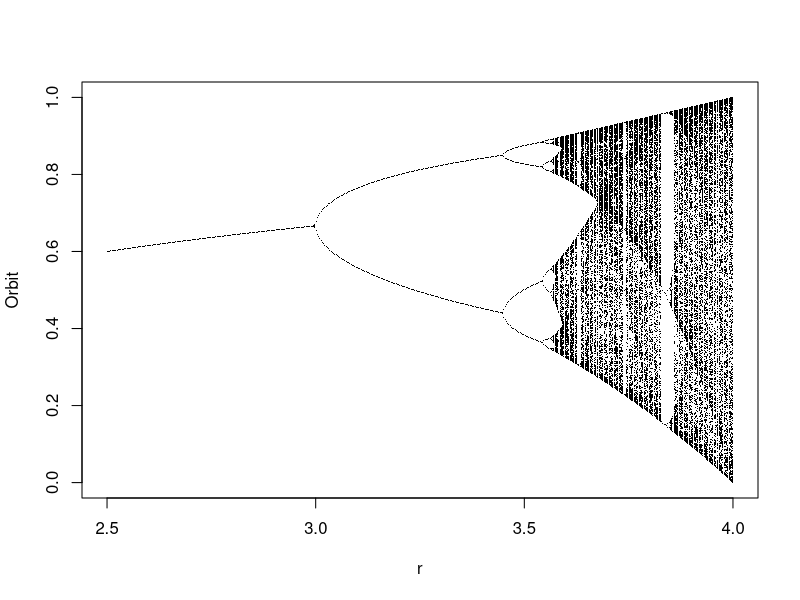
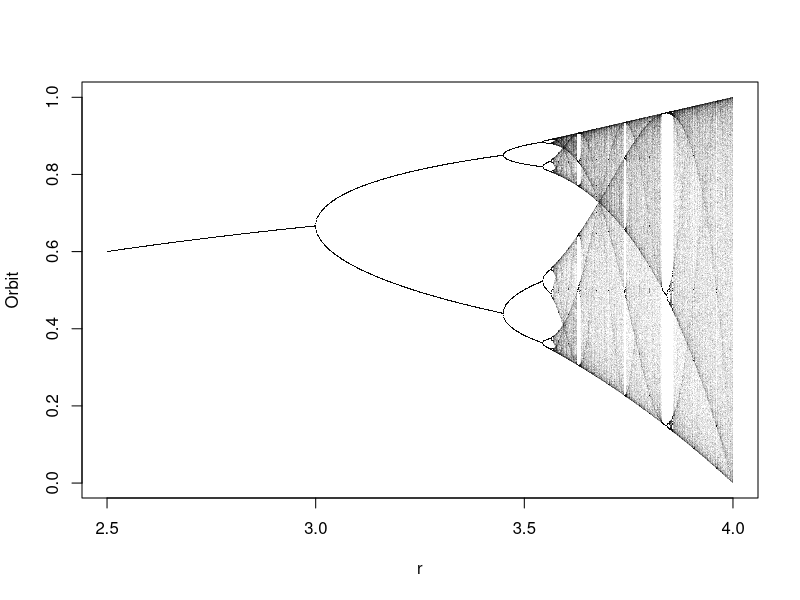

Write the R code that produced these figures, in order. (Note: this script raises an error after producing the figures.)
## ---- chunk 1
logistic.map <- function(r, x, N, M){
  ## r: bifurcation parameter
  ## x: initial value
  ## N: number of iteration
  ## M: number of iteration points to be returned
  z <- 1:N
  z[1] <- x
  for(i in c(1:(N-1))){
    z[i+1] <- r *z[i]  * (1 - z[i])
  }
  ## Return the last M iterations 
  z[c((N-M):N)]
}

## Set scanning range for bifurcation parameter r
my.r <- seq(2.5, 4, by=0.003)
system.time(Orbit <- sapply(my.r, logistic.map,  x=0.1, N=1000, M=300))
##   user  system elapsed (on a 2.4GHz Core2Duo)
##   2.910   0.018   2.919 

Orbit <- as.vector(Orbit)
r <- sort(rep(my.r, 301))

plot(Orbit ~ r, pch=".")
## ---- chunk 2
library(compiler) ## requires R >= 2.13.0
logistic.map <- cmpfun(logistic.map) # same function as above
my.r <- seq(2.5, 4, by=0.001)
N <- 2000; M <- 500; start.x <- 0.1
orbit <- sapply(my.r, logistic.map,  x=start.x, N=N, M=M)
Orbit <- as.vector(orbit)
r <- sort(rep(my.r, (M+1)))
plot(Orbit ~ r, pch=".", col=rgb(0,0,0,0.05))
## ---- chunk 3
## Solución propuesta en los apuntes
## Definiendo una función recursiva:

f < - function(n) {
if (n<=2) {
a <- 1
} else {
a <- f(n-1) + f(n-2)
}
return(a)
}

## Resultados para los primeros 20 números
for (i in 1:20) {
print(f(i))
}

## Mostrar el tiempo empleado en realizar f(20)
system.time( f(20) )
## En mi máquina el tiempo necesario es de apenas 0.22s

## Mostrar el tiempo empleado en realizar f(20)
system.time( f(30) )
## En mi máquina el tiempo necesario es de 27.30s

## Si el programa se imprementa de forma puramente recursiva, la ejecución
## será inviable conforme el número de la sucesión a calcular vaya aumentando.
## Una llamada debe esperar a que sus llamadas "hijas" terminen para sumar,
## pero las llamadas hijas tienen a su vez otras dos llamadas hijas cada una.
## El proceso genera un árbol enorme de llamadas que eventualmente satura
## la pila de la memoria, degradando el rendimiento de la máquina o incluso
## bloqueandola

## Solución propuesta
## Empleamos una función recursiva terminal que se llama a si misma, pero
## que no necesita esperar a que otra instancia termine de hacer cálculos.
## La función Fib recibe el número a calcular
## Si es mayor que 2, se pasa a una función f, que afortunadamente no
## sobreescribe a la f de los apuntes (ocultacion).
## La funcion f no necesita esperar a otras llamadas, pues tiene 3 parametros
## i == es el numero de quien calculamos fib
## j == es el fib de i-1
## k == es el fib de i-2
## Los resultados se van pasando de una iteración a la siguiente, no acarreando
## llamadas que los vuelvan a calcular. Tampoco hace llamadas duplicadas.
## En lugar de calcular el Fib de n y hacer llamadas para el Fib de los numeros
## anteriores a n, empezamos desde el 3 y vamos aumentando i
## Esto simula como calcularía una persona el Fibonacci con lápiz y papel

Fib <- function (n){
if (n<=2) {
resultado <- 1
} else {
i <- 2; j <- 1; k <- 0;
f <- function (i,j,k){
if (i == n){
return (j+k)
} else {
return (f(i+1,j+k,j))
}
}
resultado <- f(i,j,k)
}
return (resultado)
}

## El tiempo empleado en calcular Fib(20) y Fib(30)
system.time(Fib(20))
system.time(Fib(30))
## En ambos casos, el tiempo necesario fue 0.00s

## Complejidad de cálculo:
## Dado un numero n de la sucesión de Fibonacci, el cociente (n+1)/n es
## 1.61803398874… (número aureo)
## Con mi pc como referencia, el n=30 toma 27.3s para ser calculado por
## la vía tradicional. El tiempo necesario para calcular otro número:
## (complejidad ^ diferencia entre numeros) * (tiempo de referencia)

## De modo que calcular f(40) tardaría...
## (1.61803398874 ^ 10) * 27.3
## = 3357.678 segundos
## es decir 56 minutos

## Pero es peor querer calcular el f(100), porque la complejidad se eleva a 70 y...
## (1.61803398874 ^ 70) * 27.3
## = 1.162244e+16 segundos
## que son unos muy poco prácticos 368293027 años y pico
